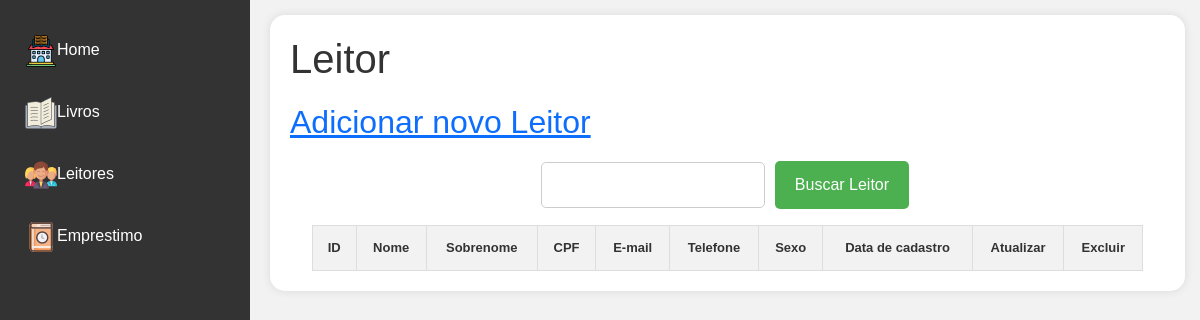
/leitor/, run on an earlier commit of the app's database.
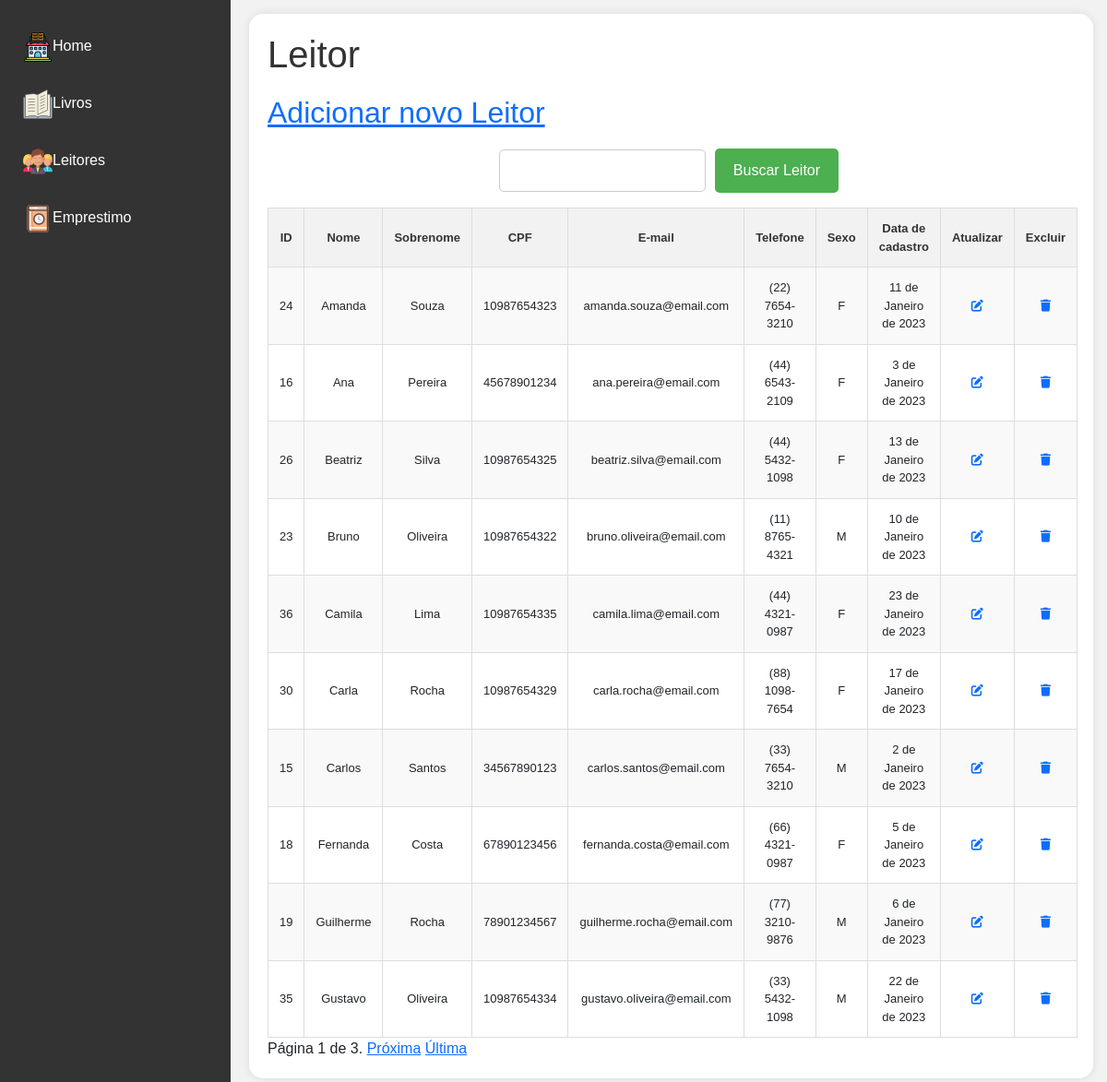
And on a later commit of the database.
### core/models.py (models this page shows, shortened)
class Leitor(models.Model):
    nome = models.CharField(max_length=100)
    sobrenome = models.CharField(max_length=100)
    cpf = models.CharField(max_length=14)
    email = models.EmailField(unique=True)
    telefone = models.CharField(max_length=20)
    sexo = models.CharField(max_length=1, choices=SEXO)
    dt_cadastramento = models.DateField(auto_now_add=True)
    dt_ataulizacao = models.DateField(auto_now=True)
    class Meta:
        verbose_name ='Leitor'
        verbose_name_plural = 'Leitores'

### core/views.py (the view)
# urls.py: path('leitor/', leitor, name='leitor'),
def leitor(request):
    leitores = Leitor.objects.order_by('nome')
    paginator = Paginator(leitores, 10)
    page_number = request.GET.get("page")
    page_obj = paginator.get_page(page_number)
    context = {
        'leitores': page_obj
    }
    return render(request, 'leitor.html', context)

### core/templates/leitor.html (shortened to what this page needs)
{% extends "base.html" %}
{% block conteudo %}
    <h1>Leitor</h1>
    <h2><a href="{% url 'leitor_adicionar' %}">Adicionar novo Leitor</a></h2>
     <div class="main-search-container">
        <form action="{% url 'buscar_leitor' %}" method="get">
            <div class="search-container">
                <input type="search" name="q" id="buscar" value="{{ valor_buscar }}" class="search-input">
                <button type="submit" class="search-button">Buscar Leitor</button>
            </div>
        </form>
    </div>
    <div>
        <table>
            <tr>
                <th>ID</th>
                <th>Nome</th>
                <th>Sobrenome</th>
                <th>CPF</th>
                <th>E-mail</th>
                <th>Telefone</th>
                <th>Sexo</th>
                <th>Data de cadastro</th>
                <th>Atualizar</th>
                <th>Excluir</th>
            </tr>
            {% for leitor in leitores %}
                <tr>
                    <td>{{leitor.id}}</td>
                    <td>{{leitor.nome}}</td>
                    <td>{{leitor.sobrenome}}</td>
                    <td>{{leitor.cpf}}</td>
                    <td>{{leitor.email}}</td>
                    <td>{{leitor.telefone}}</td>
                    <td>{{leitor.sexo}}</td>
                    <td>{{leitor.dt_cadastramento}}</td>
                    <td><a href="{% url 'leitor_atualizar' leitor.id %}"><i class="fa-solid fa-pen-to-square"></i></a></td>
                    <td><a href="{% url 'leitor_deletar' leitor.id %}"><i class="fa-solid fa-trash"></i></a></td>
                </tr>
            {% endfor %}
        </table>
        {% if leitores %}
            <div class="pagination">
                <span class="step-links">
                    <span class="current">
                        Página {{ leitores.number }} de {{ leitores.paginator.num_pages }}.
                    </span>
                    {% if leitores.has_next %}
                        <a href="?page={{ leitores.next_page_number }}&q={{request.GET.q.strip}}">Próxima</a>
                        <a href="?page={{ leitores.paginator.num_pages }}&q={{request.GET.q.strip}}">Última</a>
                    {% endif %}
                </span>
            </div>
        {% endif %}
{% endblock conteudo %}

### core/templates/base.html (shortened to what this page needs)
{% load static %}
<!DOCTYPE html>
<html lang="pt-br"></html>
    <link href="https://cdn.jsdelivr.net/npm/bootstrap@5.3.2/dist/css/bootstrap.min.css" rel="stylesheet">
    <link rel="stylesheet" href="{% static 'css/style.css' %} ">
</head>
<body>
    <div class="sidebar">
        <a class="link__container" href="{% url 'index' %}"><img src="{% static 'img/icones/public-library.png' %}" alt="imagem de livro">Home</a>
        <a class="link__container" href="{% url 'livro' %}"><img src="{% static 'img/icones/open-book.png' %}" alt="imagem de livro">Livros</a>
        <a class="link__container" href="{% url 'leitor' %}"><img src="{% static 'img/icones/man.png' %}" alt="imagem de leitor">Leitores</a>
        <a class="link__container" href="{% url 'emprestimo' %}"><img src="{% static 'img/icones/lendo-um-livro.png' %}" alt="imagem de leitor">Emprestimo</a>
    </div>
    <div class="content">
        {% block conteudo %}
        {% endblock %}
    </div>
</body>
</html>

### core/static/css/style.css (style rules this page uses)
body, h1, h2, h3, p, ul, li { margin: 0; padding: 0; }
body { font-family: 'Arial', sans-serif; background-color: #f2f2f2; }
.sidebar { height: 100%; width: 250px; position: fixed; top: 0; left: 0; background-color: #333; padding-top: 20px; }
.sidebar a { padding: 15px 25px; text-align: left; text-decoration: none; font-size: 16px; color: white; display: block; transition: background-color 0.3s; }
.content { margin: 15px; border-radius: 15px; margin-left: 270px; padding: 20px; background-color: #fff; box-shadow: 0 0 10px rgba(0, 0, 0, 0.1); }
h1, h2, h3 { color: #333; margin-bottom: 20px; }
table { width: 95%; border-collapse: collapse; margin: 0 auto; }
th, td { border: 1px solid #dddddd; text-align: center; padding: 12px; font-size: 13px; }
th { background-color: #f2f2f2; color: #333; }
tr:nth-child(even) { background-color: #f9f9f9; }
tr:nth-child(odd) { background-color: #ffffff; }
.main-search-container { display: flex; justify-content: space-evenly; margin: 16px 0; }
.search-container { display: flex; align-items: center; }
.search-input { width: 60%; padding: 10px; border: 1px solid #ccc; border-radius: 5px; font-size: 16px; }
.search-button { background-color: #4CAF50; color: white; border: none; border-radius: 5px; padding: 12px 20px; margin-left: 10px; font-size: 16px; cursor: pointer; }

What changed in the data, as far as the page shows it:
added Leitor: id "24", nome "Amanda", sobrenome "Souza", cpf "10987654323", email "amanda.souza@email.com", telefone "(22) 7654-3210", sexo "F", dt_cadastramento "11 de Janeiro de 2023"
added Leitor: id "16", nome "Ana", sobrenome "Pereira", cpf "45678901234", email "ana.pereira@email.com", telefone "(44) 6543-2109", sexo "F", dt_cadastramento "3 de Janeiro de 2023"
added Leitor: id "26", nome "Beatriz", sobrenome "Silva", cpf "10987654325", email "beatriz.silva@email.com", telefone "(44) 5432-1098", sexo "F", dt_cadastramento "13 de Janeiro de 2023"
added Leitor: id "23", nome "Bruno", sobrenome "Oliveira", cpf "10987654322", email "bruno.oliveira@email.com", telefone "(11) 8765-4321", sexo "M", dt_cadastramento "10 de Janeiro de 2023"
added Leitor: id "36", nome "Camila", sobrenome "Lima", cpf "10987654335", email "camila.lima@email.com", telefone "(44) 4321-0987", sexo "F", dt_cadastramento "23 de Janeiro de 2023"
added Leitor: id "30", nome "Carla", sobrenome "Rocha", cpf "10987654329", email "carla.rocha@email.com", telefone "(88) 1098-7654", sexo "F", dt_cadastramento "17 de Janeiro de 2023"
added Leitor: id "15", nome "Carlos", sobrenome "Santos", cpf "34567890123", email "carlos.santos@email.com", telefone "(33) 7654-3210", sexo "M", dt_cadastramento "2 de Janeiro de 2023"
added Leitor: id "18", nome "Fernanda", sobrenome "Costa", cpf "67890123456", email "fernanda.costa@email.com", telefone "(66) 4321-0987", sexo "F", dt_cadastramento "5 de Janeiro de 2023"
added Leitor: id "19", nome "Guilherme", sobrenome "Rocha", cpf "78901234567", email "guilherme.rocha@email.com", telefone "(77) 3210-9876", sexo "M", dt_cadastramento "6 de Janeiro de 2023"
added Leitor: id "35", nome "Gustavo", sobrenome "Oliveira", cpf "10987654334", email "gustavo.oliveira@email.com", telefone "(33) 5432-1098", sexo "M", dt_cadastramento "22 de Janeiro de 2023"
Also different on the page:
{{ leitores.number }}: (not shown) → "1"
{{ leitores.paginator.num_pages }}: (not shown) → "3"
text now shown: "Página de . Próxima Última"
